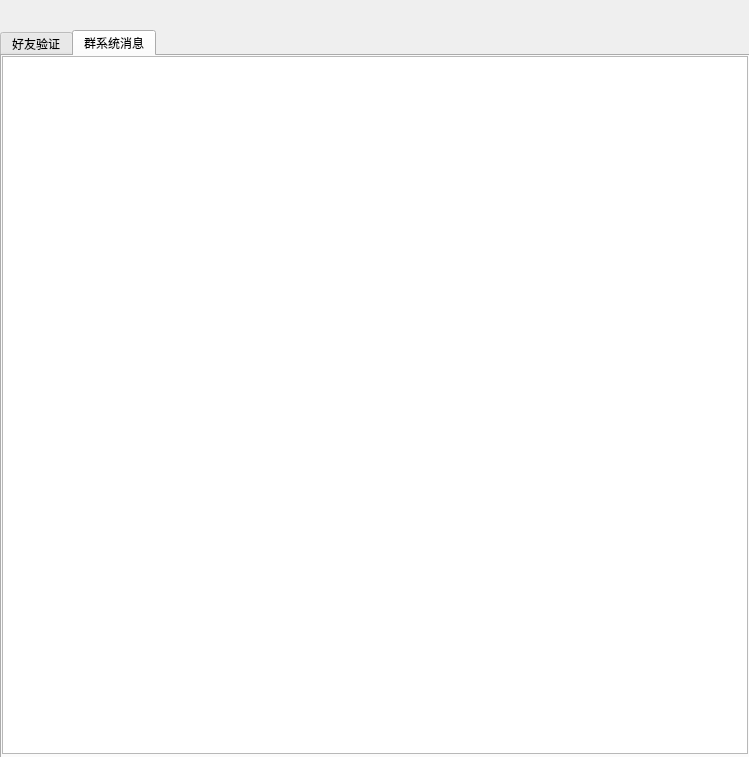
<?xml version="1.0" encoding="UTF-8"?>
<ui version="4.0">
 <class>SystemMessage</class>
 <widget class="QWidget" name="SystemMessage">
  <property name="geometry">
   <rect>
    <x>0</x>
    <y>0</y>
    <width>749</width>
    <height>757</height>
   </rect>
  </property>
  <property name="windowTitle">
   <string>系统消息</string>
  </property>
  <property name="windowIcon">
   <iconset resource="../src.qrc">
    <normaloff>:/pic/src/emochat.png</normaloff>:/pic/src/emochat.png</iconset>
  </property>
  <widget class="QTabWidget" name="tabWidget">
   <property name="geometry">
    <rect>
     <x>0</x>
     <y>30</y>
     <width>750</width>
     <height>730</height>
    </rect>
   </property>
   <property name="currentIndex">
    <number>1</number>
   </property>
   <widget class="QWidget" name="tab_friend">
    <attribute name="title">
     <string>好友验证</string>
    </attribute>
    <widget class="QListWidget" name="listWidget">
     <property name="geometry">
      <rect>
       <x>0</x>
       <y>0</y>
       <width>746</width>
       <height>698</height>
      </rect>
     </property>
    </widget>
   </widget>
   <widget class="QWidget" name="tab_group">
    <attribute name="title">
     <string>群系统消息</string>
    </attribute>
    <widget class="QListWidget" name="listWidget_2">
     <property name="geometry">
      <rect>
       <x>0</x>
       <y>0</y>
       <width>746</width>
       <height>698</height>
      </rect>
     </property>
    </widget>
   </widget>
  </widget>
 </widget>
 <resources>
  <include location="../src.qrc"/>
 </resources>
 <connections/>
</ui>
